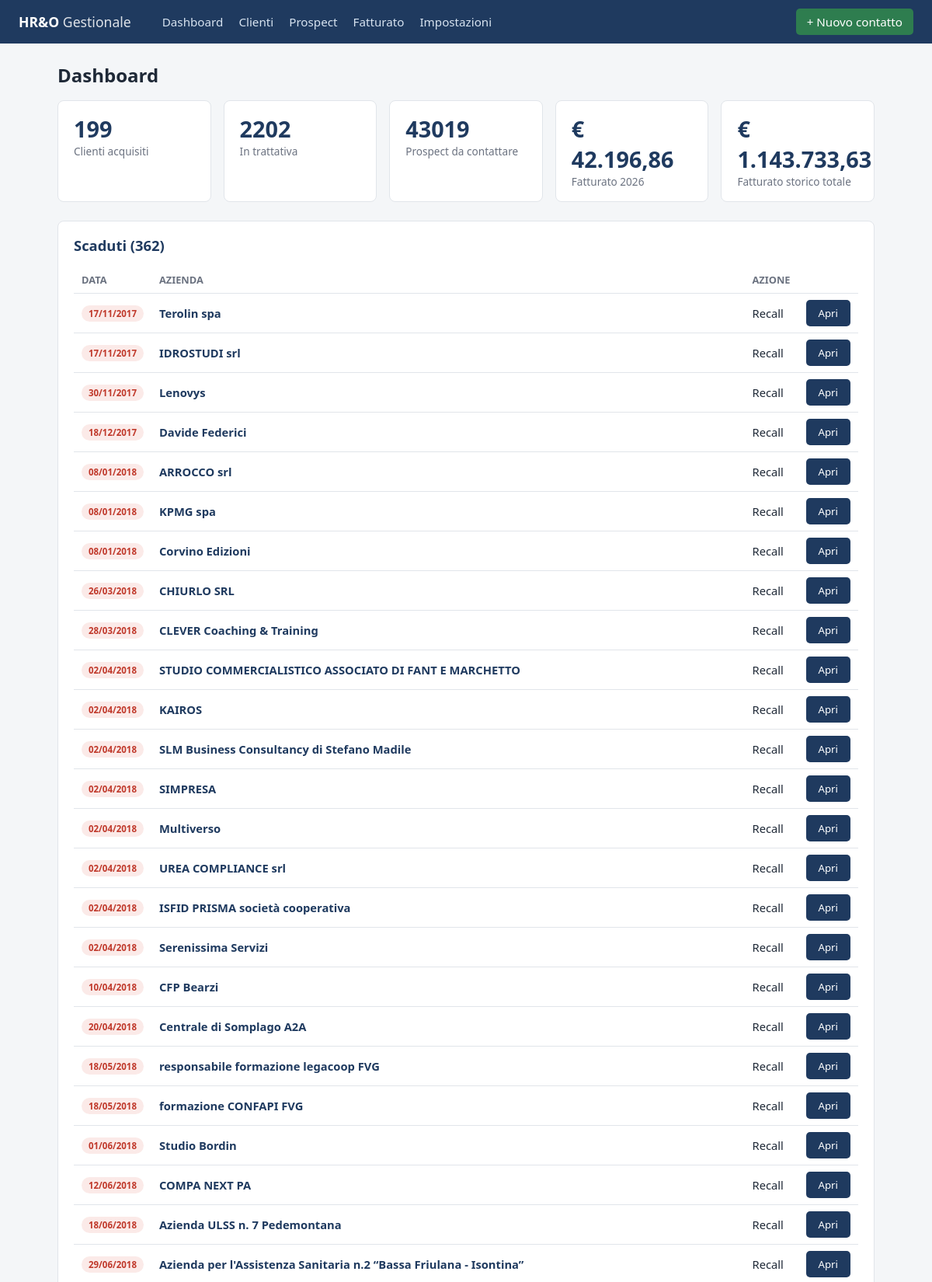
/dashboard (upper part), run on the app's committed database.
### tables this page shows
CREATE TABLE clienti (
    id INTEGER PRIMARY KEY AUTOINCREMENT,
    nome_azienda TEXT NOT NULL,
    titolo TEXT,
    referente TEXT,
    email TEXT,
    telefono TEXT,
    regione TEXT,
    canale TEXT,
    stato TEXT NOT NULL DEFAULT 'da_contattare',
    data_primo_contatto TEXT,
    prossima_azione TEXT,
    prossima_azione_data TEXT,
    note TEXT,
    creato_il TEXT NOT NULL,
    aggiornato_il TEXT NOT NULL
);

### app.py (the view)
@app.route("/dashboard")
def dashboard():
    conn = get_connection()
    clienti = conn.execute(
        "SELECT * FROM clienti WHERE prossima_azione_data IS NOT NULL AND prossima_azione_data != ''"
    ).fetchall()
    scaduti, oggi_list, prossimi = classifica_promemoria(clienti)
    anno_corrente = date.today().year
    fatt_anno = conn.execute(
        "SELECT SUM(importo) tot, COUNT(*) n FROM fatturato WHERE anno = ?", (anno_corrente,)
    ).fetchone()
    fatt_totale = conn.execute("SELECT SUM(importo) tot FROM fatturato").fetchone()["tot"] or 0
    n_acquisiti = conn.execute("SELECT COUNT(*) n FROM clienti WHERE stato='acquisito'").fetchone()["n"]
    n_trattativa = conn.execute("SELECT COUNT(*) n FROM clienti WHERE stato='in_trattativa'").fetchone()["n"]
    n_prospect = conn.execute("SELECT COUNT(*) n FROM prospect").fetchone()["n"]
    conn.close()
    return render_template(
        "dashboard.html",
        app_name=APP_NAME,
        scaduti=scaduti, oggi_list=oggi_list, prossimi=prossimi,
        fatt_anno=fatt_anno["tot"] or 0, fatt_anno_n=fatt_anno["n"] or 0,
        fatt_totale=fatt_totale, anno_corrente=anno_corrente,
        n_acquisiti=n_acquisiti, n_trattativa=n_trattativa, n_prospect=n_prospect,
        fmt_it_date=fmt_it_date,
    )

### app.py (called while the page is built)
def parse_it_date(s):
    if not s:
        return None
    s = s.strip()
    if not s:
        return None
    for fmt in ("%d/%m/%Y", "%Y-%m-%d", "%d-%m-%Y", "%d/%m/%y"):
        try:
            return datetime.strptime(s, fmt).date()
        except ValueError:
            continue
    return None

def fmt_it_date(d):
    if not d:
        return ""
    return d.strftime("%d/%m/%Y")

def fmt_euro(v):
    if v is None:
        return "€ 0,00"
    s = f"{v:,.2f}"
    s = s.replace(",", "X").replace(".", ",").replace("X", ".")
    return f"€ {s}"

def classifica_promemoria(clienti_rows):
    oggi = date.today()
    scaduti, oggi_list, prossimi, senza_data = [], [], [], []
    for r in clienti_rows:
        d = parse_it_date(r["prossima_azione_data"])
        if d is None:
            continue
        if d < oggi:
            scaduti.append((d, r))
        elif d == oggi:
            oggi_list.append((d, r))
        elif d <= oggi + timedelta(days=7):
            prossimi.append((d, r))
    scaduti.sort(key=lambda x: x[0])
    oggi_list.sort(key=lambda x: x[0])
    prossimi.sort(key=lambda x: x[0])
    return scaduti, oggi_list, prossimi

### db.py (called while the page is built)
def get_connection():
    os.makedirs(os.path.dirname(DB_PATH), exist_ok=True)
    if not os.path.exists(DB_PATH) and os.path.exists(DB_INIZIALE):
        shutil.copy(DB_INIZIALE, DB_PATH)
    conn = sqlite3.connect(DB_PATH)
    conn.row_factory = sqlite3.Row
    conn.execute("PRAGMA foreign_keys = ON")
    return conn

### templates/dashboard.html (shortened to what this page needs)
{% extends "base.html" %}
{% block content %}
<h1>Dashboard</h1>
<div class="cards-row">
  <div class="card"><div class="num">{{ n_acquisiti }}</div><div class="label">Clienti acquisiti</div></div>
  <div class="card"><div class="num">{{ n_trattativa }}</div><div class="label">In trattativa</div></div>
  <div class="card"><div class="num">{{ n_prospect }}</div><div class="label">Prospect da contattare</div></div>
  <div class="card"><div class="num">{{ fatt_anno | euro }}</div><div class="label">Fatturato {{ anno_corrente }}</div></div>
  <div class="card"><div class="num">{{ fatt_totale | euro }}</div><div class="label">Fatturato storico totale</div></div>
</div>
<div class="panel">
  <h2>Scaduti ({{ scaduti|length }})</h2>
  {% if scaduti %}
  <table>
    <tr><th>Data</th><th>Azienda</th><th>Azione</th><th></th></tr>
    {% for d, c in scaduti %}
    <tr>
      <td><span class="badge badge-scaduto">{{ fmt_it_date(d) }}</span></td>
      <td><a class="rowlink" href="{{ url_for('cliente_detail', cid=c['id']) }}">{{ c['nome_azienda'] }}</a></td>
      <td>{{ c['prossima_azione'] or '-' }}</td>
      <td><a class="btn" href="{{ url_for('cliente_detail', cid=c['id']) }}">Apri</a></td>
    </tr>
    {% endfor %}
  </table>
  {% else %}<p class="pagination-note">Nessun richiamo scaduto. Ottimo lavoro.</p>{% endif %}
</div>
{% endblock %}

### templates/base.html (shortened to what this page needs)
<!doctype html>
<html lang="it">
<head>
  <link rel="stylesheet" href="{{ url_for('static', filename='style.css') }}">
</head>
<body>
  <nav class="topnav">
    <div class="brand">HR&amp;O <span>Gestionale</span></div>
    <a href="{{ url_for('dashboard') }}">Dashboard</a>
    <a href="{{ url_for('clienti_list') }}">Clienti</a>
    <a href="{{ url_for('prospect_list') }}">Prospect</a>
    <a href="{{ url_for('fatturato_report') }}">Fatturato</a>
    <a href="{{ url_for('impostazioni') }}">Impostazioni</a>
    <a href="{{ url_for('cliente_nuovo') }}" class="btn-nav">+ Nuovo contatto</a>
  </nav>
  <main>
    {% block content %}{% endblock %}
  </main>
</body>
</html>

### static/style.css (style rules this page uses)
:root { --blue: #1f3a5f; --blue-light: #2d5a8c; --green: #2e7d4f; --yellow: #b8860b; --gray: #6b7280; --bg: #f4f6f8; --card: #ffffff; --border: #e1e5ea; --danger: #c0392b; }
* { box-sizing: border-box; }
body { margin: 0; font-family: "Segoe UI", Arial, sans-serif; background: var(--bg); color: #1f2937; }
.topnav { background: var(--blue); padding: 0 24px; display: flex; align-items: center; gap: 20px; height: 56px; }
.topnav .brand { color: #fff; font-weight: 700; margin-right: 20px; font-size: 1.1em; }
.topnav .brand span { font-weight: 300; opacity: .85; }
.topnav a { color: #d7e3f0; text-decoration: none; font-size: .95em; }
.topnav .btn-nav { margin-left: auto; background: var(--green); color: #fff; padding: 7px 14px; border-radius: 5px; }
main { padding: 24px; max-width: 1100px; margin: 0 auto; }
h1 { font-size: 1.5em; margin-top: 0; }
h2 { font-size: 1.15em; color: var(--blue); }
.cards-row { display: flex; gap: 16px; flex-wrap: wrap; margin-bottom: 24px; }
.card { background: var(--card); border: 1px solid var(--border); border-radius: 8px; padding: 16px 20px; min-width: 160px; flex: 1; }
.card .num { font-size: 1.8em; font-weight: 700; color: var(--blue); }
.card .label { color: var(--gray); font-size: .85em; }
.panel { background: var(--card); border: 1px solid var(--border); border-radius: 8px; padding: 18px 20px; margin-bottom: 20px; }
.panel h2 { margin-top: 0; }
table { width: 100%; border-collapse: collapse; }
th, td { text-align: left; padding: 8px 10px; border-bottom: 1px solid var(--border); font-size: .92em; }
th { color: var(--gray); font-weight: 600; font-size: .8em; text-transform: uppercase; }
a.rowlink { color: var(--blue); text-decoration: none; font-weight: 600; }
.badge { display: inline-block; padding: 3px 9px; border-radius: 12px; font-size: .78em; font-weight: 600; }
.badge-scaduto { background: #fbeae8; color: var(--danger); }
.btn { background: var(--blue); color: #fff; border: none; padding: 8px 16px; border-radius: 5px; cursor: pointer; font-size: .9em; text-decoration: none; display: inline-block; }

### data on the page
clienti: fmt_it_date "17/11/2017", nome_azienda "Terolin spa", prossima_azione "Recall"
clienti: fmt_it_date "17/11/2017", nome_azienda "IDROSTUDI srl", prossima_azione "Recall"
clienti: fmt_it_date "30/11/2017", nome_azienda "Lenovys", prossima_azione "Recall"
clienti: fmt_it_date "18/12/2017", nome_azienda "Davide Federici", prossima_azione "Recall"
clienti: fmt_it_date "08/01/2018", nome_azienda "ARROCCO srl", prossima_azione "Recall"
clienti: fmt_it_date "08/01/2018", nome_azienda "KPMG spa", prossima_azione "Recall"
clienti: fmt_it_date "08/01/2018", nome_azienda "Corvino Edizioni", prossima_azione "Recall"
clienti: fmt_it_date "26/03/2018", nome_azienda "CHIURLO SRL", prossima_azione "Recall"
clienti: fmt_it_date "28/03/2018", nome_azienda "CLEVER Coaching & Training", prossima_azione "Recall"
clienti: fmt_it_date "02/04/2018", nome_azienda "STUDIO COMMERCIALISTICO ASSOCIATO DI FANT E MARCHETTO", prossima_azione "Recall"
clienti: fmt_it_date "02/04/2018", nome_azienda "KAIROS", prossima_azione "Recall"
clienti: fmt_it_date "02/04/2018", nome_azienda "SLM Business Consultancy di Stefano Madile", prossima_azione "Recall"
clienti: fmt_it_date "02/04/2018", nome_azienda "SIMPRESA", prossima_azione "Recall"
clienti: fmt_it_date "02/04/2018", nome_azienda "Multiverso", prossima_azione "Recall"
clienti: fmt_it_date "02/04/2018", nome_azienda "UREA COMPLIANCE srl", prossima_azione "Recall"
clienti: fmt_it_date "02/04/2018", nome_azienda "ISFID PRISMA società cooperativa", prossima_azione "Recall"
clienti: fmt_it_date "02/04/2018", nome_azienda "Serenissima Servizi", prossima_azione "Recall"
clienti: fmt_it_date "10/04/2018", nome_azienda "CFP Bearzi", prossima_azione "Recall"
clienti: fmt_it_date "20/04/2018", nome_azienda "Centrale di Somplago A2A", prossima_azione "Recall"
clienti: fmt_it_date "18/05/2018", nome_azienda "responsabile formazione legacoop FVG", prossima_azione "Recall"
clienti: fmt_it_date "18/05/2018", nome_azienda "formazione CONFAPI FVG", prossima_azione "Recall"
clienti: fmt_it_date "01/06/2018", nome_azienda "Studio Bordin", prossima_azione "Recall"
clienti: fmt_it_date "12/06/2018", nome_azienda "COMPA NEXT PA", prossima_azione "Recall"
clienti: fmt_it_date "18/06/2018", nome_azienda "Azienda ULSS n. 7 Pedemontana", prossima_azione "Recall"
clienti: fmt_it_date "29/06/2018", nome_azienda "Azienda per l'Assistenza Sanitaria n.2 “Bassa Friulana - Isontina”", prossima_azione "Recall"

### other printed values
{{ n_acquisiti }} "199"
{{ n_trattativa }} "2202"
{{ n_prospect }} "43019"
{{ fatt_anno | euro }} "€ 42.196,86"
{{ fatt_totale | euro }} "€ 1.143.733,63"
{{ scaduti|length }} "362"
